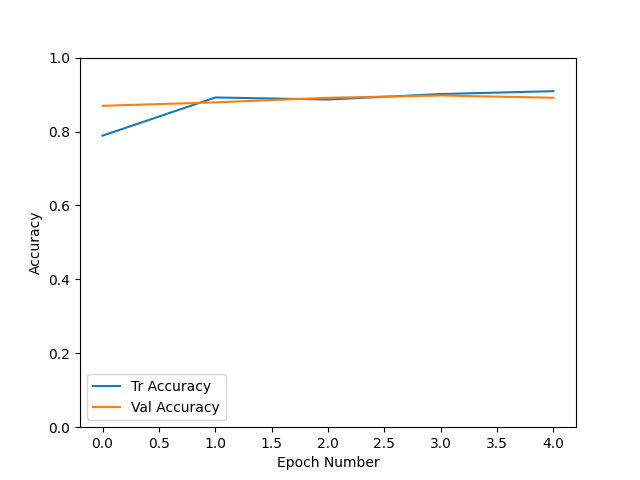
#> input picture source_accuracy_curve.png, 640 x 480 px; its folder holds only this picture in this run
$ python -i contrast.py   (imports and definitions only)
#> lines starting #> are read from the running program, lines starting #| are printed output that depends on the picture
#> further down, picture is the input picture: shape (480, 640, 3); mean B, G, R 250.8, 251, 251.2
import cv2
import os

# Input and output directories
input_folder = 'prepro/stain_chosen'
output_folder = 'prepro/stain_contrast'

# Create the output folder if it doesn't exist
# [2 lines not run here, left out]

# Function to enhance contrast
def enhance_contrast(img, clip_limit=2.0, grid_size=(8, 8)):
    # Convert the image to LAB color space
#> called with clip_limit = 2, grid_size = (8, 8)
    lab = cv2.cvtColor(img, cv2.COLOR_BGR2LAB)
#> lab: shape (480, 640, 3); mean of channels 0, 1, 2 251.2, 128.1, 128.1
    l, a, b = cv2.split(lab)
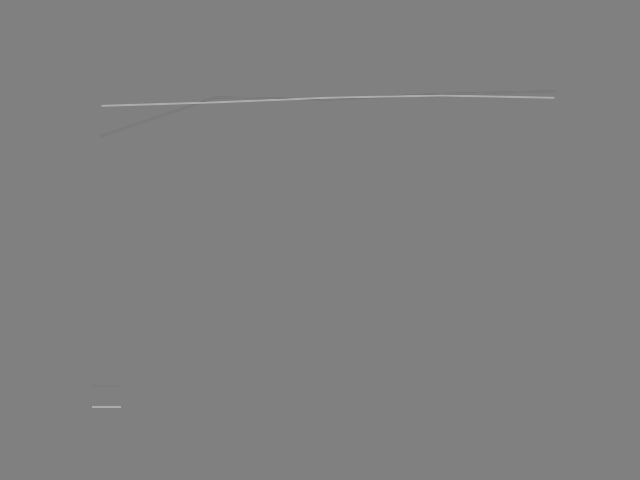
#> a: shape (480, 640); min 120, max 171, mean 128.1

    # Apply CLAHE to the L channel (brightness)
    clahe = cv2.createCLAHE(clipLimit=clip_limit, tileGridSize=grid_size)
    l_enhanced = clahe.apply(l)

    # Merge the enhanced L channel back with the A and B channels
    enhanced_lab = cv2.merge((l_enhanced, a, b))
#> enhanced_lab: shape (480, 640, 3); mean of channels 0, 1, 2 251.2, 128.1, 128.1

    # Convert back to BGR color space
    enhanced_img = cv2.cvtColor(enhanced_lab, cv2.COLOR_LAB2BGR)
    return enhanced_img

# Iterate through all files in the input folder
# [22 lines not run here, left out]

>>> import cv2
>>> picture = cv2.imread('source_accuracy_curve.png')
>>> result = enhance_contrast(picture)

$ run again, on class_loss.png
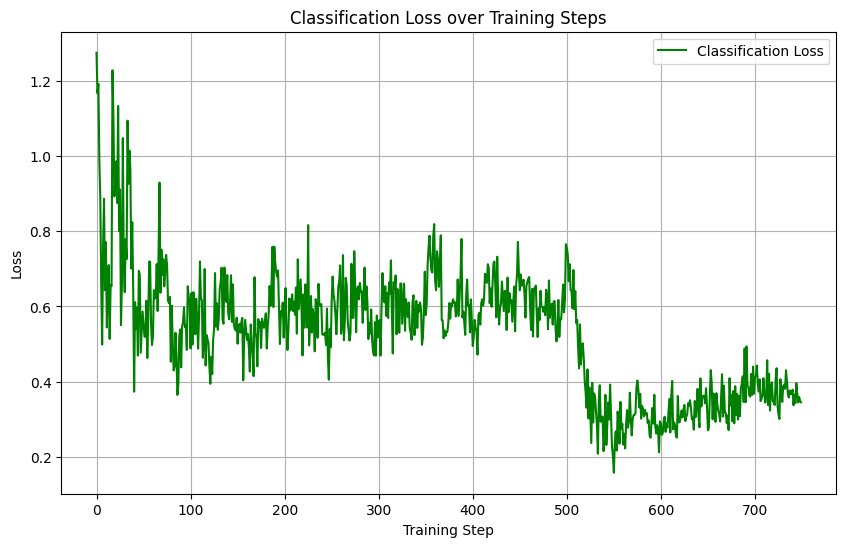
#> input picture class_loss.png, 846 x 547 px
#> picture is the input picture: shape (547, 846, 3); mean B, G, R 235, 242.7, 235
#> lab: shape (547, 846, 3); mean of channels 0, 1, 2 242.3, 124.7, 131.1
#> in enhance_contrast, `l, a, b = cv2.split(lab)`:
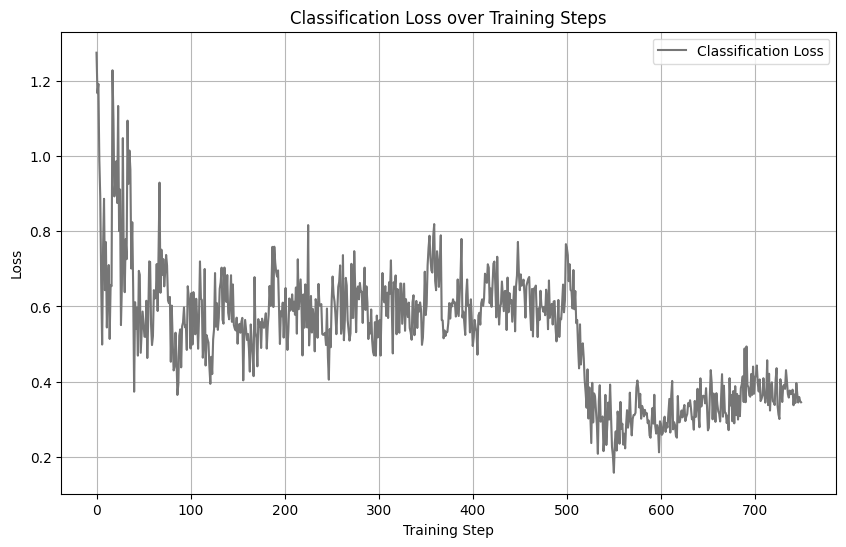
#> l: shape (547, 846); min 0, max 255, mean 242.3
#> in enhance_contrast, `l, a, b = cv2.split(lab)`:
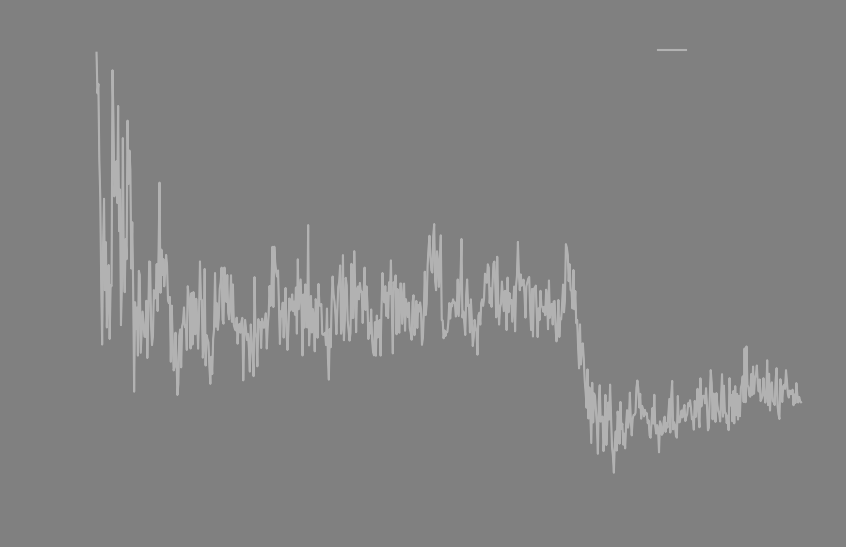
#> b: shape (547, 846); min 128, max 178, mean 131.1
#> enhanced_lab: shape (547, 846, 3); mean of channels 0, 1, 2 241.2, 124.7, 131.1

$ run again, on coral_loss.png
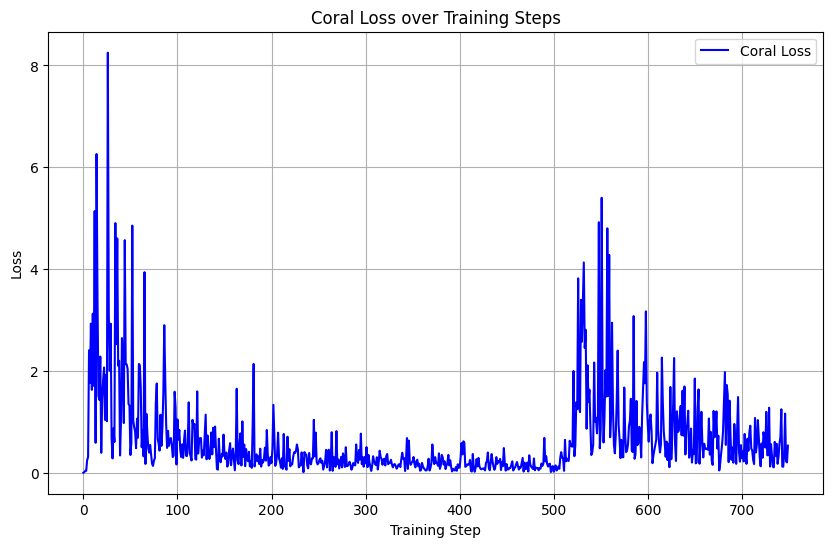
#> input picture coral_loss.png, 833 x 547 px
#> picture is the input picture: shape (547, 833, 3); mean B, G, R 250.8, 235.5, 235.5
#> lab: shape (547, 833, 3); mean of channels 0, 1, 2 240.2, 132.7, 121.3
#> in enhance_contrast, `l, a, b = cv2.split(lab)`:
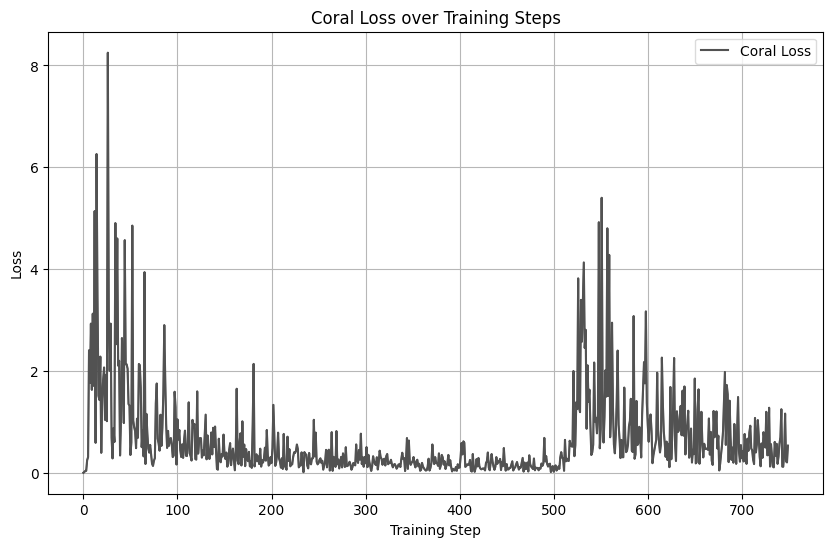
#> l: shape (547, 833); min 0, max 255, mean 240.2
#> in enhance_contrast, `l, a, b = cv2.split(lab)`:
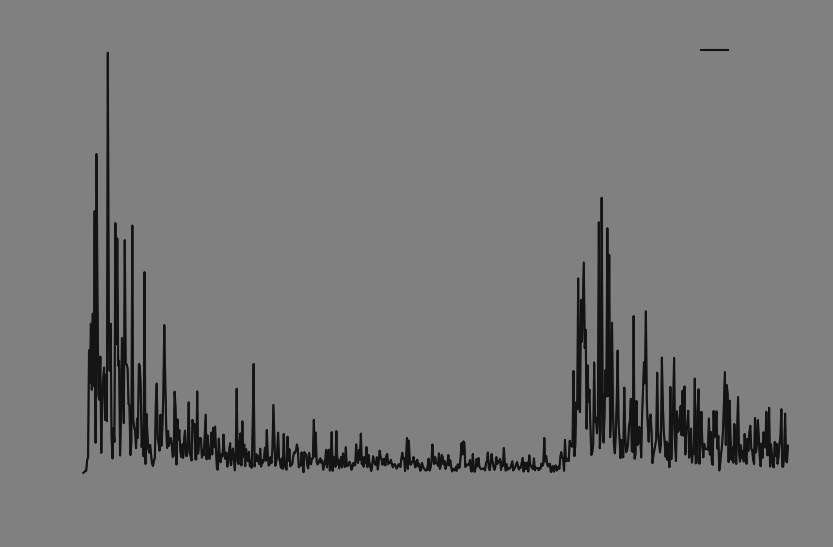
#> b: shape (547, 833); min 20, max 128, mean 121.3
#> enhanced_lab: shape (547, 833, 3); mean of channels 0, 1, 2 239.6, 132.7, 121.3

$ run again, on loss_curve.png
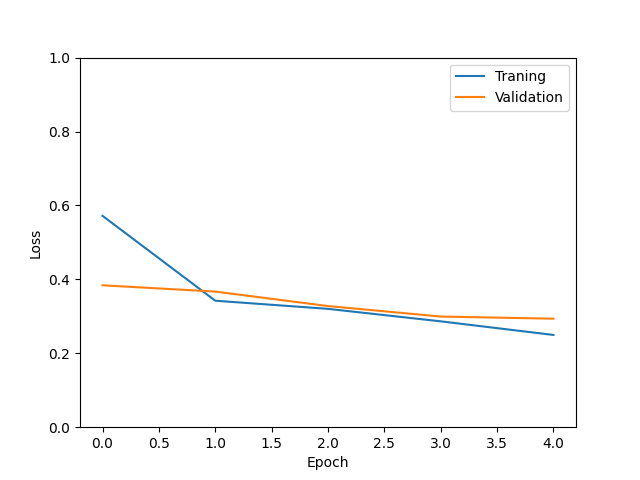
#> input picture loss_curve.png, 640 x 480 px
#> picture is the input picture: shape (480, 640, 3); mean B, G, R 251, 251.2, 251.3
#> lab: shape (480, 640, 3); mean of channels 0, 1, 2 251.4, 128.1, 128.1
#> in enhance_contrast, `l, a, b = cv2.split(lab)`:
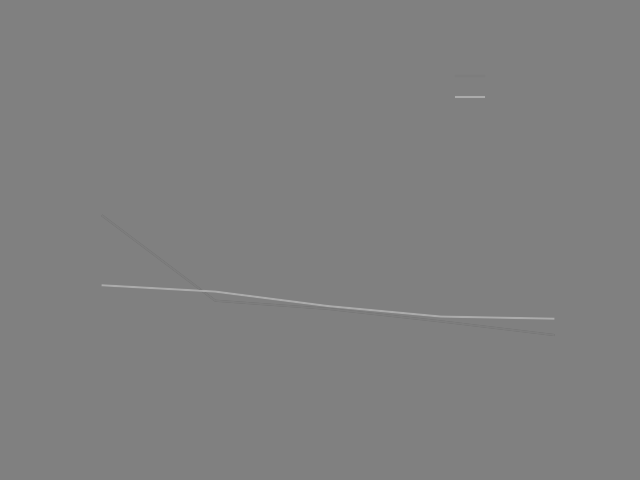
#> a: shape (480, 640); min 120, max 171, mean 128.1
#> enhanced_lab: shape (480, 640, 3); mean of channels 0, 1, 2 251.3, 128.1, 128.1
